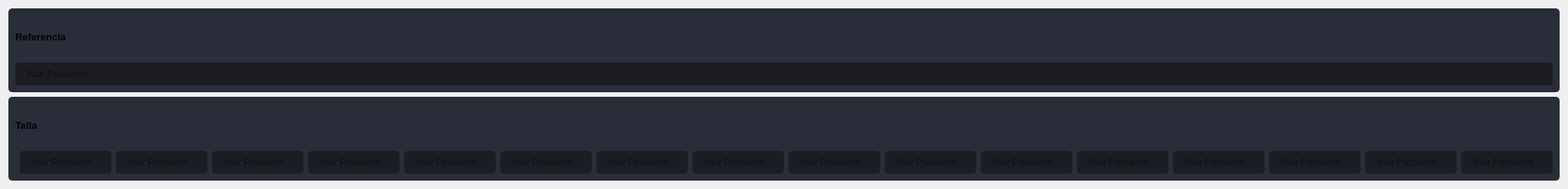
                     <widget class="QFrame" name="frame_content_wid_1">
                      <property name="frameShape">
                       <enum>QFrame::NoFrame</enum>
                      </property>
                      <property name="frameShadow">
                       <enum>QFrame::Raised</enum>
                      </property>
                      <layout class="QVBoxLayout" name="verticalLayout_6">
                       <item>
                        <widget class="QFrame" name="frame_div_content_4">
                         <property name="minimumSize">
                          <size>
                           <width>926</width>
                           <height>110</height>
                          </size>
                         </property>
                         <property name="maximumSize">
                          <size>
                           <width>16777215</width>
                           <height>110</height>
                          </size>
                         </property>
                         <property name="styleSheet">
                          <string notr="true">background-color: rgb(41, 45, 56);
border-radius: 5px;
</string>
                         </property>
                         <property name="frameShape">
                          <enum>QFrame::NoFrame</enum>
                         </property>
                         <property name="frameShadow">
                          <enum>QFrame::Raised</enum>
                         </property>
                         <layout class="QGridLayout" name="gridLayout_8">
                          <item row="1" column="0">
                           <widget class="QLineEdit" name="CampoReferenciaTrabajo">
                            <property name="minimumSize">
                             <size>
                              <width>120</width>
                              <height>30</height>
                             </size>
                            </property>
                            <property name="maximumSize">
                             <size>
                              <width>16777215</width>
                              <height>30</height>
                             </size>
                            </property>
                            <property name="styleSheet">
                             <string notr="true">QLineEdit {
	background-color: rgb(27, 29, 35);
	border-radius: 5px;
	border: 2px solid rgb(27, 29, 35);
	padding-left: 10px;
}
QLineEdit:hover {
	border: 2px solid rgb(64, 71, 88);
}
QLineEdit:focus {
	border: 2px solid rgb(91, 101, 124);
}</string>
                            </property>
                            <property name="text">
                             <string/>
                            </property>
                            <property name="placeholderText">
                             <string>Your Password</string>
                            </property>
                           </widget>
                          </item>
                          <item row="0" column="0">
                           <widget class="QLabel" name="labelBoxBlenderInstalation_20">
                            <property name="maximumSize">
                             <size>
                              <width>908</width>
                              <height>16777215</height>
                             </size>
                            </property>
                            <property name="font">
                             <font>
                              <family>Segoe UI</family>
                              <pointsize>10</pointsize>
                              <weight>75</weight>
                              <bold>true</bold>
                             </font>
                            </property>
                            <property name="styleSheet">
                             <string notr="true"/>
                            </property>
                            <property name="text">
                             <string>Referencia</string>
                            </property>
                           </widget>
                          </item>
                         </layout>
                        </widget>
                       </item>
                       <item>
                        <widget class="QFrame" name="frame_div_content_1">
                         <property name="minimumSize">
                          <size>
                           <width>926</width>
                           <height>110</height>
                          </size>
                         </property>
                         <property name="maximumSize">
                          <size>
                           <width>16777215</width>
                           <height>110</height>
                          </size>
                         </property>
                         <property name="styleSheet">
                          <string notr="true">background-color: rgb(41, 45, 56);
border-radius: 5px;
</string>
                         </property>
                         <property name="frameShape">
                          <enum>QFrame::NoFrame</enum>
                         </property>
                         <property name="frameShadow">
                          <enum>QFrame::Raised</enum>
                         </property>
                         <layout class="QGridLayout" name="gridLayout">
                          <item row="2" column="3">
                           <widget class="QLineEdit" name="CampoTalla_35">
                            <property name="minimumSize">
                             <size>
                              <width>0</width>
                              <height>30</height>
                             </size>
                            </property>
                            <property name="styleSheet">
                             <string notr="true">QLineEdit {
	background-color: rgb(27, 29, 35);
	border-radius: 5px;
	border: 2px solid rgb(27, 29, 35);
	padding-left: 10px;
}
QLineEdit:hover {
	border: 2px solid rgb(64, 71, 88);
}
QLineEdit:focus {
	border: 2px solid rgb(91, 101, 124);
}</string>
                            </property>
                            <property name="text">
                             <string/>
                            </property>
                            <property name="placeholderText">
                             <string>Your Password</string>
                            </property>
                           </widget>
                          </item>
                          <item row="0" column="0" rowspan="2" colspan="3">
                           <widget class="QLabel" name="labelBoxBlenderInstalation_18">
                            <property name="font">
                             <font>
                              <family>Segoe UI</family>
                              <pointsize>10</pointsize>
                              <weight>75</weight>
                              <bold>true</bold>
                             </font>
                            </property>
                            <property name="styleSheet">
                             <string notr="true"/>
                            </property>
                            <property name="text">
                             <string>Talla</string>
                            </property>
                           </widget>
                          </item>
                          <item row="2" column="4">
                           <widget class="QLineEdit" name="CampoTalla_36">
                            <property name="minimumSize">
                             <size>
                              <width>0</width>
                              <height>30</height>
                             </size>
                            </property>
                            <property name="styleSheet">
                             <string notr="true">QLineEdit {
	background-color: rgb(27, 29, 35);
	border-radius: 5px;
	border: 2px solid rgb(27, 29, 35);
	padding-left: 10px;
}
QLineEdit:hover {
	border: 2px solid rgb(64, 71, 88);
}
QLineEdit:focus {
	border: 2px solid rgb(91, 101, 124);
}</string>
                            </property>
                            <property name="text">
                             <string/>
                            </property>
                            <property name="placeholderText">
                             <string>Your Password</string>
                            </property>
                           </widget>
                          </item>
                          <item row="2" column="2">
                           <widget class="QLineEdit" name="CampoTalla_34">
                            <property name="minimumSize">
                             <size>
                              <width>0</width>
                              <height>30</height>
                             </size>
                            </property>
                            <property name="styleSheet">
                             <string notr="true">QLineEdit {
	background-color: rgb(27, 29, 35);
	border-radius: 5px;
	border: 2px solid rgb(27, 29, 35);
	padding-left: 10px;
}
QLineEdit:hover {
	border: 2px solid rgb(64, 71, 88);
}
QLineEdit:focus {
	border: 2px solid rgb(91, 101, 124);
}</string>
                            </property>
                            <property name="text">
                             <string/>
                            </property>
                            <property name="placeholderText">
                             <string>Your Password</string>
                            </property>
                           </widget>
                          </item>
                          <item row="2" column="5">
                           <widget class="QLineEdit" name="CampoTalla_37">
                            <property name="minimumSize">
                             <size>
                              <width>0</width>
                              <height>30</height>
                             </size>
                            </property>
                            <property name="styleSheet">
                             <string notr="true">QLineEdit {
	background-color: rgb(27, 29, 35);
	border-radius: 5px;
	border: 2px solid rgb(27, 29, 35);
	padding-left: 10px;
}
QLineEdit:hover {
	border: 2px solid rgb(64, 71, 88);
}
QLineEdit:focus {
	border: 2px solid rgb(91, 101, 124);
}</string>
                            </property>
                            <property name="text">
                             <string/>
                            </property>
                            <property name="placeholderText">
                             <string>Your Password</string>
                            </property>
                           </widget>
                          </item>
                          <item row="2" column="6">
                           <widget class="QLineEdit" name="CampoTalla_38">
                            <property name="minimumSize">
                             <size>
                              <width>0</width>
                              <height>30</height>
                             </size>
                            </property>
                            <property name="styleSheet">
                             <string notr="true">QLineEdit {
	background-color: rgb(27, 29, 35);
	border-radius: 5px;
	border: 2px solid rgb(27, 29, 35);
	padding-left: 10px;
}
QLineEdit:hover {
	border: 2px solid rgb(64, 71, 88);
}
QLineEdit:focus {
	border: 2px solid rgb(91, 101, 124);
}</string>
                            </property>
                            <property name="text">
                             <string/>
                            </property>
                            <property name="placeholderText">
                             <string>Your Password</string>
                            </property>
                           </widget>
                          </item>
                          <item row="2" column="9">
                           <widget class="QLineEdit" name="CampoTalla_40">
                            <property name="minimumSize">
                             <size>
                              <width>0</width>
                              <height>30</height>
                             </size>
                            </property>
                            <property name="styleSheet">
                             <string notr="true">QLineEdit {
	background-color: rgb(27, 29, 35);
	border-radius: 5px;
	border: 2px solid rgb(27, 29, 35);
	padding-left: 10px;
}
QLineEdit:hover {
	border: 2px solid rgb(64, 71, 88);
}
QLineEdit:focus {
	border: 2px solid rgb(91, 101, 124);
}</string>
                            </property>
                            <property name="text">
                             <string/>
                            </property>
                            <property name="placeholderText">
                             <string>Your Password</string>
                            </property>
                           </widget>
                          </item>
                          <item row="2" column="7">
                           <widget class="QLineEdit" name="CampoTalla_39">
                            <property name="minimumSize">
                             <size>
                              <width>0</width>
                              <height>30</height>
                             </size>
                            </property>
                            <property name="styleSheet">
                             <string notr="true">QLineEdit {
	background-color: rgb(27, 29, 35);
	border-radius: 5px;
	border: 2px solid rgb(27, 29, 35);
	padding-left: 10px;
}
QLineEdit:hover {
	border: 2px solid rgb(64, 71, 88);
}
QLineEdit:focus {
	border: 2px solid rgb(91, 101, 124);
}</string>
                            </property>
                            <property name="text">
                             <string/>
                            </property>
                            <property name="placeholderText">
                             <string>Your Password</string>
                            </property>
                           </widget>
                          </item>
                          <item row="2" column="11">
                           <widget class="QLineEdit" name="CampoTalla_42">
                            <property name="minimumSize">
                             <size>
                              <width>0</width>
                              <height>30</height>
                             </size>
                            </property>
                            <property name="styleSheet">
                             <string notr="true">QLineEdit {
	background-color: rgb(27, 29, 35);
	border-radius: 5px;
	border: 2px solid rgb(27, 29, 35);
	padding-left: 10px;
}
QLineEdit:hover {
	border: 2px solid rgb(64, 71, 88);
}
QLineEdit:focus {
	border: 2px solid rgb(91, 101, 124);
}</string>
                            </property>
                            <property name="text">
                             <string/>
                            </property>
                            <property name="placeholderText">
                             <string>Your Password</string>
                            </property>
                           </widget>
                          </item>
                          <item row="2" column="17">
                           <widget class="QLineEdit" name="CampoTalla_48">
                            <property name="minimumSize">
                             <size>
                              <width>0</width>
                              <height>30</height>
                             </size>
                            </property>
                            <property name="styleSheet">
                             <string notr="true">QLineEdit {
	background-color: rgb(27, 29, 35);
	border-radius: 5px;
	border: 2px solid rgb(27, 29, 35);
	padding-left: 10px;
}
QLineEdit:hover {
	border: 2px solid rgb(64, 71, 88);
}
QLineEdit:focus {
	border: 2px solid rgb(91, 101, 124);
}</string>
                            </property>
                            <property name="text">
                             <string/>
                            </property>
                            <property name="placeholderText">
                             <string>Your Password</string>
                            </property>
                           </widget>
                          </item>
                          <item row="2" column="16">
                           <widget class="QLineEdit" name="CampoTalla_47">
                            <property name="minimumSize">
                             <size>
                              <width>0</width>
                              <height>30</height>
                             </size>
                            </property>
                            <property name="styleSheet">
                             <string notr="true">QLineEdit {
	background-color: rgb(27, 29, 35);
	border-radius: 5px;
	border: 2px solid rgb(27, 29, 35);
	padding-left: 10px;
}
QLineEdit:hover {
	border: 2px solid rgb(64, 71, 88);
}
QLineEdit:focus {
	border: 2px solid rgb(91, 101, 124);
}</string>
                            </property>
                            <property name="text">
                             <string/>
                            </property>
                            <property name="placeholderText">
                             <string>Your Password</string>
                            </property>
                           </widget>
                          </item>
                          <item row="2" column="13">
                           <widget class="QLineEdit" name="CampoTalla_44">
                            <property name="minimumSize">
                             <size>
                              <width>0</width>
                              <height>30</height>
                             </size>
                            </property>
                            <property name="styleSheet">
                             <string notr="true">QLineEdit {
	background-color: rgb(27, 29, 35);
	border-radius: 5px;
	border: 2px solid rgb(27, 29, 35);
	padding-left: 10px;
}
QLineEdit:hover {
	border: 2px solid rgb(64, 71, 88);
}
QLineEdit:focus {
	border: 2px solid rgb(91, 101, 124);
}</string>
                            </property>
                            <property name="text">
                             <string/>
                            </property>
                            <property name="placeholderText">
                             <string>Your Password</string>
                            </property>
                           </widget>
                          </item>
                          <item row="2" column="10">
                           <widget class="QLineEdit" name="CampoTalla_41">
                            <property name="minimumSize">
                             <size>
                              <width>0</width>
                              <height>30</height>
                             </size>
                            </property>
                            <property name="styleSheet">
                             <string notr="true">QLineEdit {
	background-color: rgb(27, 29, 35);
	border-radius: 5px;
	border: 2px solid rgb(27, 29, 35);
	padding-left: 10px;
}
QLineEdit:hover {
	border: 2px solid rgb(64, 71, 88);
}
QLineEdit:focus {
	border: 2px solid rgb(91, 101, 124);
}</string>
                            </property>
                            <property name="text">
                             <string/>
                            </property>
                            <property name="placeholderText">
                             <string>Your Password</string>
                            </property>
                           </widget>
                          </item>
                          <item row="2" column="14">
                           <widget class="QLineEdit" name="CampoTalla_45">
                            <property name="minimumSize">
                             <size>
                              <width>0</width>
                              <height>30</height>
                             </size>
                            </property>
                            <property name="styleSheet">
                             <string notr="true">QLineEdit {
	background-color: rgb(27, 29, 35);
	border-radius: 5px;
	border: 2px solid rgb(27, 29, 35);
	padding-left: 10px;
}
QLineEdit:hover {
	border: 2px solid rgb(64, 71, 88);
}
QLineEdit:focus {
	border: 2px solid rgb(91, 101, 124);
}</string>
                            </property>
                            <property name="text">
                             <string/>
                            </property>
                            <property name="placeholderText">
                             <string>Your Password</string>
                            </property>
                           </widget>
                          </item>
                          <item row="2" column="15">
                           <widget class="QLineEdit" name="CampoTalla_46">
                            <property name="minimumSize">
                             <size>
                              <width>0</width>
                              <height>30</height>
                             </size>
                            </property>
                            <property name="styleSheet">
                             <string notr="true">QLineEdit {
	background-color: rgb(27, 29, 35);
	border-radius: 5px;
	border: 2px solid rgb(27, 29, 35);
	padding-left: 10px;
}
QLineEdit:hover {
	border: 2px solid rgb(64, 71, 88);
}
QLineEdit:focus {
	border: 2px solid rgb(91, 101, 124);
}</string>
                            </property>
                            <property name="text">
                             <string/>
                            </property>
                            <property name="placeholderText">
                             <string>Your Password</string>
                            </property>
                           </widget>
                          </item>
                          <item row="2" column="12">
                           <widget class="QLineEdit" name="CampoTalla_43">
                            <property name="minimumSize">
                             <size>
                              <width>0</width>
                              <height>30</height>
                             </size>
                            </property>
                            <property name="styleSheet">
                             <string notr="true">QLineEdit {
	background-color: rgb(27, 29, 35);
	border-radius: 5px;
	border: 2px solid rgb(27, 29, 35);
	padding-left: 10px;
}
QLineEdit:hover {
	border: 2px solid rgb(64, 71, 88);
}
QLineEdit:focus {
	border: 2px solid rgb(91, 101, 124);
}</string>
                            </property>
                            <property name="text">
                             <string/>
                            </property>
                            <property name="placeholderText">
                             <string>Your Password</string>
                            </property>
                           </widget>
                          </item>
                          <item row="2" column="1">
                           <widget class="QLineEdit" name="CampoTalla_33">
                            <property name="minimumSize">
                             <size>
                              <width>0</width>
                              <height>30</height>
                             </size>
                            </property>
                            <property name="styleSheet">
                             <string notr="true">QLineEdit {
	background-color: rgb(27, 29, 35);
	border-radius: 5px;
	border: 2px solid rgb(27, 29, 35);
	padding-left: 10px;
}
QLineEdit:hover {
	border: 2px solid rgb(64, 71, 88);
}
QLineEdit:focus {
	border: 2px solid rgb(91, 101, 124);
}</string>
                            </property>
                            <property name="text">
                             <string/>
                            </property>
                            <property name="placeholderText">
                             <string>Your Password</string>
                            </property>
                           </widget>
                          </item>
                         </layout>
                        </widget>
                       </item>
                      </layout>
                     </widget>
